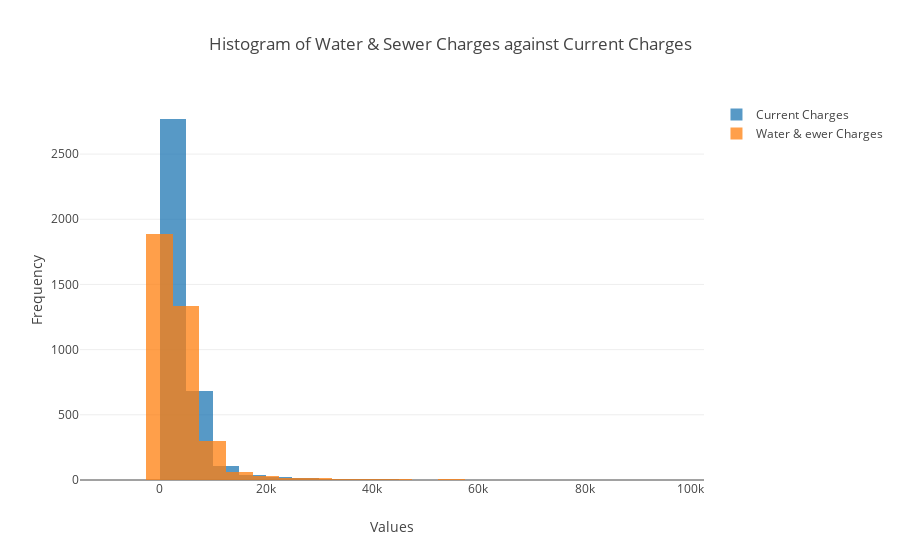

Notebook source saved alongside this figure:
### Markdown cell above
#### Plotly Library (https://plot.ly/python/)

* Plotly is an interactive, open-source, and browser-based graphing library for Python.
* Graphs are defined as traces and then passed to library functions for creating graphs

##### Here we are again creating a hostogram of the Water & Sewer Charges against Current Charges and the overlaying them for comparison

### Code cell
import plotly.plotly as py
import plotly.graph_objs as go
from plotly.offline import iplot, init_notebook_mode
init_notebook_mode(connected=True)
import warnings
warnings.filterwarnings('ignore')

trace1 = go.Histogram(
    x = df_wc['Current Charges'],  # Column for which histogram is to be plotted
    name = 'Current Charges',         # text to be displayed in legend
    opacity = 0.75,                   # opacity of each trace
    nbinsx = 40                       # Number of bins/categories in which data is to be divided
)
trace2 = go.Histogram(
    x=df_wc['Water&Sewer Charges'],
    name = 'Water & ewer Charges',
    opacity=0.75,
    nbinsx = 40
)

data = [trace1, trace2]
layout = go.Layout(
    barmode='overlay',
    xaxis=dict(title='Values'),
    yaxis=dict(title='Frequency'),
    title='Histogram of Water & Sewer Charges against Current Charges')

fig = go.Figure(data=data, layout=layout)

iplot(go.Figure(data=fig))

### Figure 1 — Plotly figure (JSON) as saved in the notebook; plotly's stock layout.template omitted (floating-point values rounded to 4 significant figures; data arrays with more than 128 entries replaced by an {"elided": "..."} marker saying what was removed)
{"data": [{"name": "Current Charges", "nbinsx": 40, "opacity": 0.75, "type": "histogram", "uid": "3e2aca69-1404-46e5-b409-dde71dcbb599", "x": {"elided": "3682 float values"}}, {"name": "Water & ewer Charges", "nbinsx": 40, "opacity": 0.75, "type": "histogram", "uid": "b6eed3db-4ff8-491b-8bb5-dc20607e7371", "x": {"elided": "3682 float values"}}], "layout": {"barmode": "overlay", "title": {"text": "Histogram of Water & Sewer Charges against Current Charges"}, "xaxis": {"title": {"text": "Values"}}, "yaxis": {"title": {"text": "Frequency"}}}}
